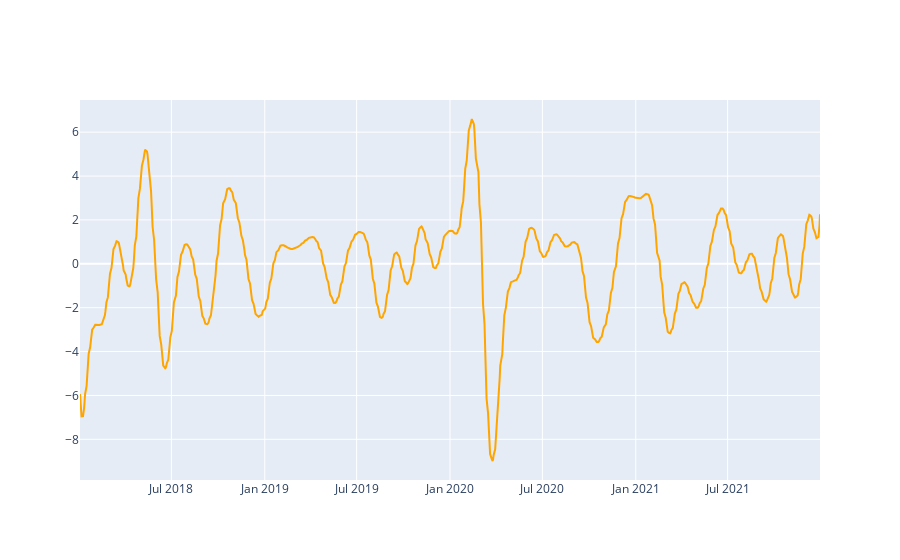

Source (notebook cell):
### Code cell
fig = go.Figure()

fig.add_trace(
    go.Scatter(
        x=detrended_df.tail(len(detrended_df)).index,
        y=detrend_smooth,
        mode='lines',
        name='Gaussian',
        line=dict(color="orange"))
)

### Figure 1 — Plotly figure (JSON) as saved in the notebook; plotly's stock layout.template omitted (floating-point values rounded to 4 significant figures; data arrays with more than 128 entries replaced by an {"elided": "..."} marker saying what was removed)
{"data": [{"line": {"color": "orange"}, "mode": "lines", "name": "Gaussian", "type": "scatter", "x": {"elided": "989 str values"}, "y": {"elided": "989 float values"}}], "layout": {}}
